Frame 1 (no input): blank canvas, image omitted
Frame 60 (the mouse pressed at the canvas centre just before this capture): blank canvas, image omitted
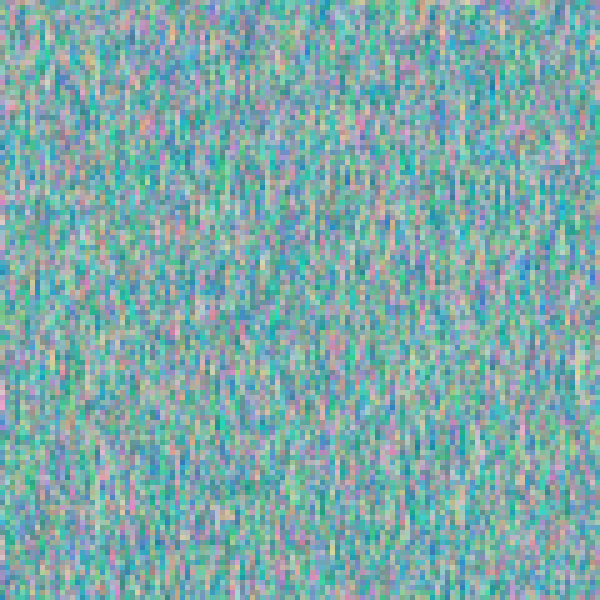
Frame 120 (the mouse held since frame 60 and released just before this capture)

The Processing sketch whose frames 1 and 60 were blank and that drew this single picture after the mouse press (run headless with seeded random() and noise(); from frame 60 on, the mouse is pressed at the canvas centre):

// Processing sketch: processing_115403
// ── processing_115403.pde

void setup(){
  size(600,600);
  background(255);
  frameRate(24);
}

void draw(){
  noStroke();
  
 for(int i=0; i<600; i+=5){
   for(int j=0; j<600; j+=5){
     float m = map(mouseX, 0, width, 0, 255);
     fill( random(255), random(113, 229), random(113, 229), m);
     rect(i,j, 50, 50);
     //println(m);
   }
 }
 
}

void mousePressed() {
  fill(0);
  ellipse(mouseX, mouseY, 50, 50);
}
